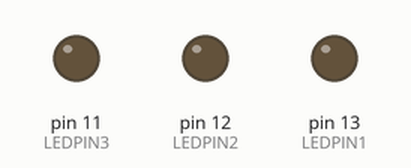
Bench run of a sketch on a simulated Arduino Uno, built with avr-gcc and run on an emulated ATmega328P. On the bench: output pins drawn as LEDs (lit = HIGH).

Above: at 0.8 s.
At 5.05 s:
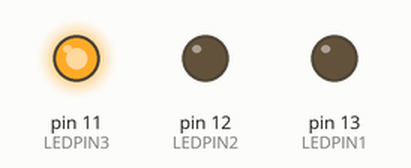
At 9.2 s:
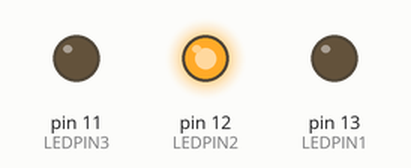
At 19.5 s:
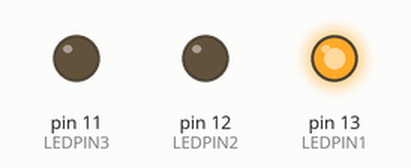
Timing chart, 0 to 22.1 s (numbered marks = the images above):
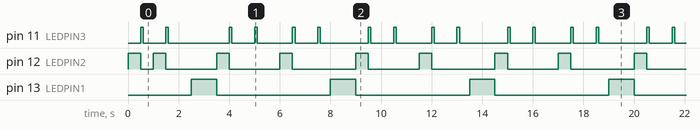

Measured:
- by itself, pin 11 (LEDPIN3), pin 12 (LEDPIN2): moves between LOW and HIGH, repeating every 16.5 s
- by itself, pin 13 (LEDPIN1): alternates HIGH for 1.0 s and LOW for 4.5 s
- by itself, everything shown: repeats every 16.5 s, in 33 steps

The sketch:

prempt_micro_kernel.ino
```cpp
#define LEDPIN1 13
#define LEDPIN2 12
#define LEDPIN3 11

#define BUTTON1 A1
#define BUTTON2 A2
#define BUTTON3 A3

#define NT 20

typedef struct
{
    unsigned int period;
    unsigned int delay;
    void (*func)(void);
    unsigned int exec;
} Task;

Task tasks[NT];
unsigned int curr_task = NT + 1;

int Sched_Add(unsigned int period, unsigned int delay, void (*func)(void), unsigned prio) {
    if (!tasks[prio].func) {
            tasks[prio] = {
                period,
                delay,
                func,
                (delay == 0)
            };
            return prio;
    }
    return -1;
}

void Sched_Dispatch() {
    int prev_task = curr_task;

    for (int i = 0; i < prev_task; ++i) {
        if (tasks[i].func && tasks[i].exec) {
            tasks[i].exec = 0;

            // run task
            curr_task = i;
            interrupts();
            tasks[i].func();
            noInterrupts();
            curr_task = prev_task;

            // delete one-shot
            if (tasks[i].period == 0) {
                tasks[i].func = 0;
            }
        }
    }
}

void Sched_Schedule() {
    for (int i = 0; i < NT; ++i ) {
        if (!tasks[i].func || tasks[i].exec)
            continue;

        if (tasks[i].delay == 0) {
            tasks[i].exec = 1;
            tasks[i].delay = tasks[i].period + 1;
        }
        --tasks[i].delay;
    }
}

volatile int button1St = 0;
volatile int button2St = 0;
volatile int button3St = 0;

void FuncX() {
    digitalWrite(LEDPIN1, HIGH);
    delay(1000);
    digitalWrite(LEDPIN1, LOW);
}

void FuncY() {
    digitalWrite(LEDPIN2, HIGH);
    delay(500);
    digitalWrite(LEDPIN2, LOW);
}

void FuncZ() {
    digitalWrite(LEDPIN3, HIGH);
    delay(100);
    digitalWrite(LEDPIN3, LOW);
}

ISR(TIMER1_COMPA_vect) {
    Sched_Schedule();
    Sched_Dispatch();
}

void setup(){
  //set pin as output
  pinMode(LEDPIN1, OUTPUT);
  pinMode(LEDPIN2, OUTPUT);
  pinMode(LEDPIN3, OUTPUT);

  Sched_Add(10, 5, FuncX, 0);
  Sched_Add(4,  0, FuncY, 1);
  Sched_Add(1,  0, FuncZ, 2);

  noInterrupts(); // disable all interrupts
  TCCR1A = 0;
  TCCR1B = 0;
  TCNT1 = 0;

  OCR1A = 31250; // compare match register 16MHz/256/2Hz
  TCCR1B |= (1 << WGM12); // CTC mode
  TCCR1B |= (1 << CS12); // 256 prescaler
  TIMSK1 |= (1 << OCIE1A); // enable timer compare interrupt
  interrupts(); // enable all interrupts
}

void loop(){
  // do nothing
}
```
